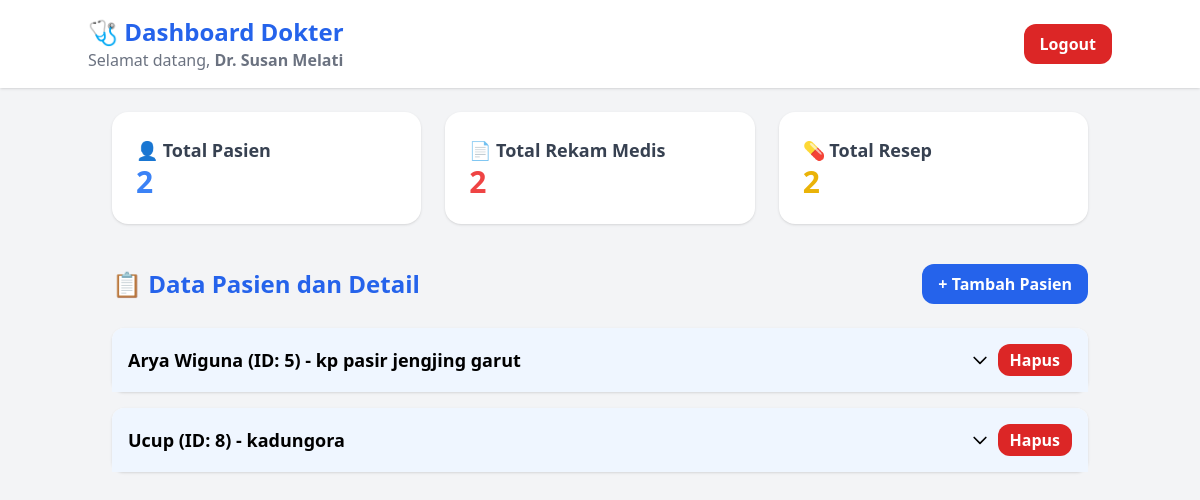
/dokter.php (signed in), run on the app's committed database.
### tables this page shows
CREATE TABLE `pasien` (
  `id_pasien` int(11) NOT NULL,
  `nama` varchar(100) DEFAULT NULL,
  `tanggal_lahir` date DEFAULT NULL,
  `jenis_kelamin` varchar(10) DEFAULT NULL,
  `alamat` text DEFAULT NULL,
  `no_hp` varchar(15) DEFAULT NULL,
  `password` varchar(255) NOT NULL,
  `role` varchar(1) NOT NULL,
  `is_deleted` tinyint(1) DEFAULT 0
);

### dokter.php (the view, shortened to what this page needs)
<?php
include 'koneksi.php';
$id_dokter = $_SESSION['user_id'];
$query_total_pasien = "SELECT COUNT(DISTINCT p.id_pasien) as total FROM pasien p JOIN rekam_medis rm ON p.id_pasien = rm.id_pasien WHERE rm.id_dokter = ?";
$stmt_total_pasien = mysqli_prepare($conn, $query_total_pasien);
mysqli_stmt_bind_param($stmt_total_pasien, "i", $id_dokter);
mysqli_stmt_execute($stmt_total_pasien);
$result_total_pasien = mysqli_stmt_get_result($stmt_total_pasien);
$total_pasien = mysqli_fetch_assoc($result_total_pasien)['total'];
$query_total_rekam = "SELECT COUNT(*) as total FROM rekam_medis WHERE id_dokter = ?";
$stmt_total_rekam = mysqli_prepare($conn, $query_total_rekam);
mysqli_stmt_bind_param($stmt_total_rekam, "i", $id_dokter);
mysqli_stmt_execute($stmt_total_rekam);
$result_total_rekam = mysqli_stmt_get_result($stmt_total_rekam);
$total_rekam_medis = mysqli_fetch_assoc($result_total_rekam)['total'];
$query_total_resep = "SELECT COUNT(*) as total FROM resep r JOIN rekam_medis rm ON r.id_rekam = rm.id_rekam WHERE rm.id_dokter = ?";
$stmt_total_resep = mysqli_prepare($conn, $query_total_resep);
mysqli_stmt_bind_param($stmt_total_resep, "i", $id_dokter);
mysqli_stmt_execute($stmt_total_resep);
$result_total_resep = mysqli_stmt_get_result($stmt_total_resep);
$total_resep = mysqli_fetch_assoc($result_total_resep)['total'];
$query_pasien = "
    SELECT DISTINCT p.id_pasien, p.nama, p.tanggal_lahir, p.jenis_kelamin, p.alamat, p.no_hp
    FROM pasien p
    JOIN rekam_medis rm ON p.id_pasien = rm.id_pasien
    WHERE rm.id_dokter = ?
    ORDER BY p.nama";
$stmt_pasien = mysqli_prepare($conn, $query_pasien);
mysqli_stmt_bind_param($stmt_pasien, "i", $id_dokter);
mysqli_stmt_execute($stmt_pasien);
$result_pasien = mysqli_stmt_get_result($stmt_pasien);
function getPatientDetails($conn, $id_pasien, $id_dokter) {
    $details = ['rekam_medis' => [], 'resep' => [], 'tindakan' => []];
    $query_rekam = "SELECT rm.id_rekam, rm.tanggal, rm.diagnosa
                    FROM rekam_medis rm
                    WHERE rm.id_pasien = ? AND rm.id_dokter = ?
                    ORDER BY rm.tanggal DESC";
    $stmt_rekam = mysqli_prepare($conn, $query_rekam);
    mysqli_stmt_bind_param($stmt_rekam, "ii", $id_pasien, $id_dokter);
    mysqli_stmt_execute($stmt_rekam);
    $result_rekam = mysqli_stmt_get_result($stmt_rekam);
    while ($row = mysqli_fetch_assoc($result_rekam)) {
        $details['rekam_medis'][] = $row;
    }
    $query_resep = "SELECT r.id_resep, o.nama_obat, o.dosis, r.jumlah
                    FROM resep r
                    JOIN rekam_medis rm ON r.id_rekam = rm.id_rekam
                    JOIN obat o ON r.id_obat = o.id_obat
                    WHERE rm.id_pasien = ? AND rm.id_dokter = ?
                    ORDER BY r.id_resep";
    $stmt_resep = mysqli_prepare($conn, $query_resep);
    mysqli_stmt_bind_param($stmt_resep, "ii", $id_pasien, $id_dokter);
    mysqli_stmt_execute($stmt_resep);
    $result_resep = mysqli_stmt_get_result($stmt_resep);
    while ($row = mysqli_fetch_assoc($result_resep)) {
        $details['resep'][] = $row;
    }
    $query_tindakan = "SELECT tm.id_tindakan, tm.nama_tindakan, tm.biaya
                       FROM tindakan_medis tm
                       JOIN rekam_medis rm ON tm.id_rekam = rm.id_rekam
                       WHERE rm.id_pasien = ? AND rm.id_dokter = ?
                       ORDER BY tm.id_tindakan";
    $stmt_tindakan = mysqli_prepare($conn, $query_tindakan);
    mysqli_stmt_bind_param($stmt_tindakan, "ii", $id_pasien, $id_dokter);
    mysqli_stmt_execute($stmt_tindakan);
    $result_tindakan = mysqli_stmt_get_result($stmt_tindakan);
    while ($row = mysqli_fetch_assoc($result_tindakan)) {
        $details['tindakan'][] = $row;
    }
    return $details;
}
?>
<!DOCTYPE html>
<html lang="id">
<head>
    <script src="https://cdn.tailwindcss.com"></script>
</head>
<body class="bg-gray-100 min-h-screen">
    <nav class="bg-white shadow p-4">
        <div class="container mx-auto flex justify-between items-center">
            <div>
                <h1 class="text-xl sm:text-2xl font-bold text-blue-600">🩺 Dashboard Dokter</h1>
                <p class="text-sm sm:text-base text-gray-500">Selamat datang, <strong><?php echo htmlspecialchars(ucwords(strtolower($_SESSION['nama']))); ?></strong></p>
            </div>
            <form method="POST">
                <button type="submit" name="logout" class="bg-red-600 hover:bg-red-700 text-white font-semibold py-1 sm:py-2 px-3 sm:px-4 rounded-xl transition duration-200 text-sm sm:text-base">
                    Logout
                </button>
            </form>
        </div>
    </nav>
    <main class="container mx-auto p-4 sm:p-6">
        <div class="grid grid-cols-1 md:grid-cols-3 gap-4 sm:gap-6 mb-8 sm:mb-10">
            <div class="bg-white p-4 sm:p-6 rounded-2xl shadow hover:shadow-lg">
                <h2 class="text-base sm:text-lg font-semibold text-gray-700">👤 Total Pasien</h2>
                <p class="text-2xl sm:text-3xl font-bold text-blue-500"><?php echo $total_pasien; ?></p>
            </div>
            <div class="bg-white p-4 sm:p-6 rounded-2xl shadow hover:shadow-lg">
                <h2 class="text-base sm:text-lg font-semibold text-gray-700">📄 Total Rekam Medis</h2>
                <p class="text-2xl sm:text-3xl font-bold text-red-500"><?php echo $total_rekam_medis; ?></p>
            </div>
            <div class="bg-white p-4 sm:p-6 rounded-2xl shadow hover:shadow-lg">
                <h2 class="text-base sm:text-lg font-semibold text-gray-700">💊 Total Resep</h2>
                <p class="text-2xl sm:text-3xl font-bold text-yellow-500"><?php echo $total_resep; ?></p>
            </div>
        </div>
        <div class="flex justify-between items-center mb-4 sm:mb-6">
            <h2 class="text-xl sm:text-2xl font-semibold text-blue-600">📋 Data Pasien dan Detail</h2>
            <a href="tambah_diagnosa.php" class="bg-blue-600 hover:bg-blue-700 text-white font-semibold py-1 sm:py-2 px-3 sm:px-4 rounded-xl transition duration-200 text-sm sm:text-base">
                + Tambah Pasien
            </a>
        </div>
        <div class="space-y-4">
            <?php if (mysqli_num_rows($result_pasien) > 0): ?>
                <?php while ($row = mysqli_fetch_assoc($result_pasien)): ?>
                    <?php $details = getPatientDetails($conn, $row['id_pasien'], $id_dokter); ?>
                    <div class="bg-white rounded-xl shadow">
                        <div class="flex justify-between items-center w-full text-left p-3 sm:p-4 bg-blue-50 hover:bg-blue-100 rounded-t-xl">
                            <button onclick="toggleAccordion('patient-<?php echo $row['id_pasien']; ?>')" class="flex-1 flex justify-between items-center">
                                <span class="font-semibold text-sm sm:text-lg truncate">
                                    <?php echo htmlspecialchars(ucwords(strtolower($row['nama']))); ?>
                                    (ID: <?php echo $row['id_pasien']; ?>)
                                    - <?php echo htmlspecialchars($row['alamat']); ?>
                                </span>
                                <svg class="w-4 sm:w-5 h-4 sm:h-5 transform transition-transform" id="arrow-<?php echo $row['id_pasien']; ?>" fill="none" stroke="currentColor" viewBox="0 0 24 24">
                                    <path stroke-linecap="round" stroke-linejoin="round" stroke-width="2" d="M19 9l-7 7-7-7"></path>
                                </svg>
                            </button>
                            <button onclick="confirmDelete(<?php echo $row['id_pasien']; ?>)" class="bg-red-600 hover:bg-red-700 text-white font-semibold py-1 px-3 rounded-xl text-sm sm:text-base ml-2">
                                Hapus
                            </button>
                        </div>
                    </div>
                <?php endwhile; ?>
            <?php else: ?>
                <p class="text-gray-500 text-center text-sm sm:text-base">Belum ada data pasien.</p>
            <?php endif; ?>
        </div>
    </main>
</body>
</html>

### data on the page
pasien: nama "Arya Wiguna", id_pasien "5", alamat "kp pasir jengjing garut"
pasien: nama "Ucup", id_pasien "8", alamat "kadungora"

### other printed values
$_SESSION['nama'] "Dr. Susan Melati"
$total_pasien "2"
$total_rekam_medis "2"
$total_resep "2"
